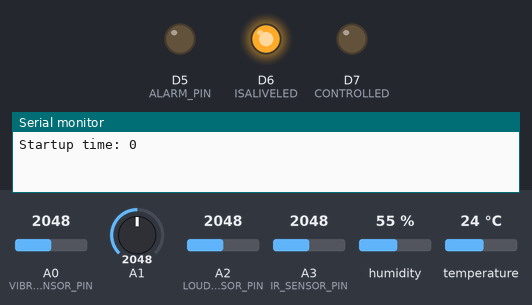
Bench run of a sketch on a simulated Particle Photon. Shown: output pins drawn as LEDs (lit = HIGH), the last lines printed to the serial monitor. Inputs (shaded band) come from the test bench; at power-on: A0 (VIBRATION_SENSOR_PIN) = 2048, A1 = 2048, A2 (LOUDNESS_SENSOR_PIN) = 2048, A3 (IR_SENSOR_PIN) = 2048, humidity 55 %, temperature 24 °C.

Above: at 25.07 s.
At 25.36 s:
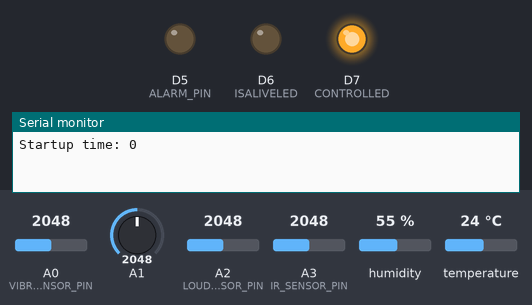
At 25.65 s:
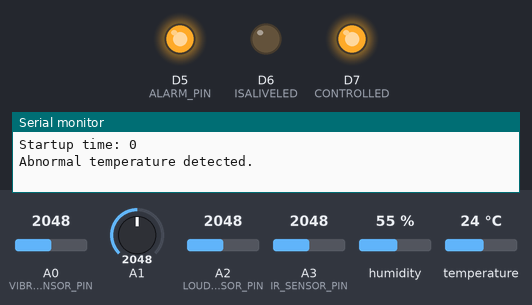
At 28.17 s:
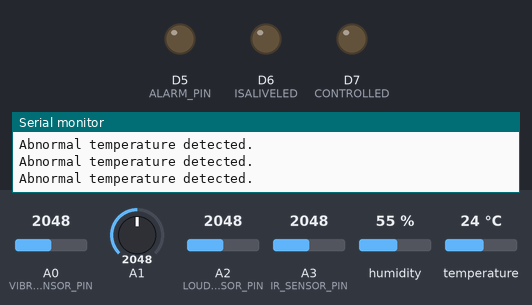
Timing chart, 0 to 28.5 s (numbered marks = the images above):
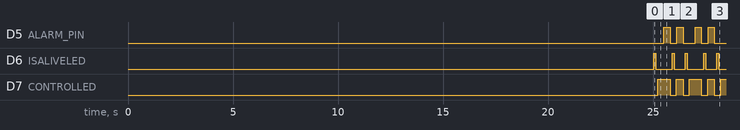

The sketch:

MT-Demo.ino
```cpp
/*
 * Project MT-Demo
 * Description:
 * Author:

 * Date:
 */
 // DHT-22 Temp Sensor
 #include <Adafruit_DHT.h>
 #define DHTTYPE DHT22
 #define DHT_SENSOR_PIN D2
 DHT dht(DHT_SENSOR_PIN, DHTTYPE);

 // SW18020P VIBRATION Sensor
 #define VIBRATION_SENSOR_PIN A0


 // GROVE Loundess Sensor
 #define LOUDNESS_SENSOR_PIN A2


 // Alarm
 #define ALARM_PIN D5

 // IR Sensor
 #include "SharpIR.h"
 #define IR_SENSOR_PIN A3
 #define IR_SENSOR_MODEL 20150
 #include <SharpIR.h>
 SharpIR sharpIR(IR_SENSOR_PIN, IR_SENSOR_MODEL);


 // MQ-2 Air Quality Sensor
 #include "MQ2AirQuality.h"
 #define         MQ_PIN                       (1)     //define which analog input channel you are going to use
 MQ2AirQuality mq2AirQuality(MQ_PIN);


 #define ISALIVELED D6
 #define CONTROLLED D7

 #define DELAY 100
 #define ALARM_DELAY 300


 unsigned long start_time, last_time, last_temp_read_time, last_airquality_read_time, last_distance_read_time, last_sound_read_time, last_publish_time = 0;


 float last_temp_read, last_airquality_read = 0;
 int last_distance_read, last_sound_read = 0;

 struct sensorReadingsType {
     int vibration;
     float temperature;
     int distance;
     int sound;
     float airQuality;
 };

 sensorReadingsType collectSensorData() {
     sensorReadingsType result;

     result.vibration = readVibration();
     result.temperature = readTempAndHumidity();
     result.distance = readDistance();
     result.sound = readSound();
     result.airQuality = readAirQuality();

     return result;
 }

 void analyzeSensorData(sensorReadingsType data) {
     if (data.vibration < 1022) {
         Serial.println("Abnormal vibration detected.");
         Particle.publish("Vibration Alarm");
         soundAlarm();
     }

     if (data.temperature <= 0 || data.temperature >= 33) {
         Serial.println("Abnormal temperature detected.");
         Particle.publish("Temperature Alarm");
         soundAlarm();
     }

     if (data.distance <= 5) {
         Serial.println("Abnormal distance detected.");
         Particle.publish("Distance Alarm");
         soundAlarm();
     }


 }


 void publishDataToCloud(sensorReadingsType data) {
     if (millis() - last_publish_time < 60000){
         return;
     }
     last_publish_time = millis();
     Particle.publish("temperature", String(data.temperature), PRIVATE);
     Particle.publish("vibration", String(data.vibration), PRIVATE);
 }


 void setup() {
     Serial.begin(9600);
     start_time, last_time = millis();
     last_temp_read_time, last_airquality_read_time = -5000;


     Serial.printlnf("Startup time: %lu", start_time);
     Particle.publish("Starting MT-IOT-Pres");

     pinMode(ISALIVELED, OUTPUT);
     pinMode(CONTROLLED, OUTPUT);
     pinMode(ALARM_PIN, OUTPUT);

     dht.begin();
     mq2AirQuality.callibrate();

 }

 void loop() {
     cycleIsAliveLED();


     controlLEDOn();
     sensorReadingsType data = collectSensorData();
     analyzeSensorData(data);
     publishDataToCloud(data);
     controlLEDOff();

     delay(DELAY);
 }


 float readAirQuality() {
     if (millis() - last_airquality_read_time < 1000){
         return last_airquality_read;
     }
     last_airquality_read_time = millis();

     float val = mq2AirQuality.readSensorValue();
     last_airquality_read = val;

     //Serial.printlnf("Air Quality %f ", val);

     return val;
 }


 int readSound() {
     if (millis() - last_sound_read_time < 500){
         return last_sound_read;
     }
     last_sound_read_time = millis();

     int val = analogRead(LOUDNESS_SENSOR_PIN);
     last_sound_read = val;

     //Serial.printlnf("Sound %i ", val);

     return val;
 }


 float readTempAndHumidity() {

     if (millis() - last_temp_read_time < 5000){
         return last_temp_read;
     }
     last_temp_read_time = millis();


     float temperatureC = dht.getTempCelcius();
     float humidity = dht.getHumidity();
     float temperatureF = dht.getTempFarenheit();

     if (isnan(temperatureC) || isnan(humidity) || isnan(temperatureF)) {
         Serial.println("Failed to read DHT sensor!");
         return -100;
     }


     float heatIndex = dht.getHeatIndex();
     float dewPoint = dht.getDewPoint();
     float temperatureK = dht.getTempKelvin();


     last_temp_read = temperatureC;

     //Serial.printlnf("Temperature %f C", temperatureC);

     return temperatureC;
 }

 float readVibration() {
     float result = analogRead(VIBRATION_SENSOR_PIN);

     //Serial.printlnf("Vibration %f", result);

     return result;
 }

 int readDistance() {
     if (millis() - last_distance_read_time < 1000){
         return last_distance_read;
     }
     last_distance_read_time = millis();

     int distance = sharpIR.distance();
     last_distance_read = distance;

     //Serial.printlnf("Distance %i", distance);
     return distance;
 }


 void soundAlarm() {
     digitalWrite(ALARM_PIN, HIGH);
     delay(ALARM_DELAY);
     digitalWrite(ALARM_PIN, LOW);
 }

 void controlLEDOn() {
     //Serial.println("Control LED ON");
     digitalWrite(CONTROLLED, HIGH);
 }

 void controlLEDOff() {
     //Serial.println("Control LED OFF");
     digitalWrite(CONTROLLED, LOW);
 }

 void cycleIsAliveLED() {
     digitalWrite(ISALIVELED, HIGH);
     delay(DELAY);
     digitalWrite(ISALIVELED, LOW);
     delay(DELAY);

     if (millis() - last_time > 300000){
         unsigned long aliveTimeInMin = (((millis() - start_time) / 1000) / 60);

         Serial.printlnf("IsAlive for %lu minutes.", aliveTimeInMin);
         Particle.publish("MT-IOT-Pres IsAlive for minutes", aliveTimeInMin);
         last_time = millis();
     }

 }
```

MQ2AirQuality.cpp
```cpp
/*******************Demo for MQ-2 Gas Sensor Module V1.0*****************************
Support:  Tiequan Shao: support[at]sandboxelectronics.com

Lisence: Attribution-NonCommercial-ShareAlike 3.0 Unported (CC BY-NC-SA 3.0)

Note:    This piece of source code is supposed to be used as a demostration ONLY. More
         sophisticated calibration is required for industrial field application.

                                                    Sandbox Electronics    2011-04-25
************************************************************************************/
#ifdef Arduino
  #include "Arduino.h"
#elif defined(SPARK)
  #include "Particle.h"
  #include "math.h"
#endif
#include "MQ2AirQuality.h"


float           Ro                        =  10;     //Ro is initialized to 10 kilo ohms


/*****************************Globals***********************************************/
float           LPGCurve[3]  =  {2.3,0.21,-0.47};   //two points are taken from the curve.
                                                    //with these two points, a line is formed which is "approximately equivalent"
                                                    //to the original curve.
                                                    //data format:{ x, y, slope}; point1: (lg200, 0.21), point2: (lg10000, -0.59)
float           COCurve[3]  =  {2.3,0.72,-0.34};    //two points are taken from the curve.
                                                    //with these two points, a line is formed which is "approximately equivalent"
                                                    //to the original curve.
                                                    //data format:{ x, y, slope}; point1: (lg200, 0.72), point2: (lg10000,  0.15)
float           SmokeCurve[3] ={2.3,0.53,-0.44};    //two points are taken from the curve.
                                                    //with these two points, a line is formed which is "approximately equivalent"
                                                    //to the original curve.
                                                    //data format:{ x, y, slope}; point1: (lg200, 0.53), point2: (lg10000,  -0.22)
// End of MQ-2 Air Quality Sensor

int mq_pin = 100;

MQ2AirQuality::MQ2AirQuality(int sensorPin) {
    mq_pin = sensorPin;
}


void MQ2AirQuality::callibrate()
{
  int i;
  float val=0;

  for (i=0;i<CALIBARAION_SAMPLE_TIMES;i++) {            //take multiple samples
    val += MQResistanceCalculation(analogRead(mq_pin));
    delay(CALIBRATION_SAMPLE_INTERVAL);
  }
  val = val/CALIBARAION_SAMPLE_TIMES;                   //calculate the average value

  val = val/RO_CLEAN_AIR_FACTOR;                        //divided by RO_CLEAN_AIR_FACTOR yields the Ro
                                                        //according to the chart in the datasheet

  Ro = val;
}


float MQ2AirQuality::readSensorValue() {
    return MQRead(mq_pin)/Ro;
}

float MQ2AirQuality::readLPGppm() {
    return MQGetGasPercentage(readSensorValue(),GAS_LPG);
}

float MQ2AirQuality::readCOppm() {
    return MQGetGasPercentage(readSensorValue(),GAS_CO);
}

float MQ2AirQuality::readSMOKEppm() {
    return MQGetGasPercentage(readSensorValue(),GAS_SMOKE);
}

/***************************** MQCalibration ****************************************
Input:   readingfromMQPin
Output:  Ro of the sensor
Remarks: This function assumes that the sensor is in clean air. It use
         MQResistanceCalculation to calculates the sensor resistance in clean air
         and then divides it with RO_CLEAN_AIR_FACTOR. RO_CLEAN_AIR_FACTOR is about
         10, which differs slightly between different sensors.
************************************************************************************/


/****************** MQResistanceCalculation ****************************************
Input:   raw_adc - raw value read from adc, which represents the voltage
Output:  the calculated sensor resistance
Remarks: The sensor and the load resistor forms a voltage divider. Given the voltage
         across the load resistor and its resistance, the resistance of the sensor
         could be derived.
************************************************************************************/
float MQ2AirQuality::MQResistanceCalculation(int raw_adc)
{
  return ( ((float)RL_VALUE*(1023-raw_adc)/raw_adc));
}

/*****************************  MQRead *********************************************
Input:   mq_pin - analog channel
Output:  Rs of the sensor
Remarks: This function use MQResistanceCalculation to caculate the sensor resistenc (Rs).
         The Rs changes as the sensor is in the different consentration of the target
         gas. The sample times and the time interval between samples could be configured
         by changing the definition of the macros.
************************************************************************************/
float MQ2AirQuality::MQRead(int mq_pin)
{
  int i;
  float rs=0;

  for (i=0;i<READ_SAMPLE_TIMES;i++) {
    rs += MQResistanceCalculation(analogRead(mq_pin));
    delay(READ_SAMPLE_INTERVAL);
  }

  rs = rs/READ_SAMPLE_TIMES;

  return rs;
}


/*****************************  MQGetPercentage **********************************
Input:   rs_ro_ratio - Rs divided by Ro
         pcurve      - pointer to the curve of the target gas
Output:  ppm of the target gas
Remarks: By using the slope and a point of the line. The x(logarithmic value of ppm)
         of the line could be derived if y(rs_ro_ratio) is provided. As it is a
         logarithmic coordinate, power of 10 is used to convert the result to non-logarithmic
         value.
************************************************************************************/
int  MQ2AirQuality::MQGetPercentage(float rs_ro_ratio, float *pcurve)
{
  return (pow(10,( ((log(rs_ro_ratio)-pcurve[1])/pcurve[2]) + pcurve[0])));
}

/*****************************  MQGetGasPercentage **********************************
Input:   rs_ro_ratio - Rs divided by Ro
         gas_id      - target gas type
Output:  ppm of the target gas
Remarks: This function passes different curves to the MQGetPercentage function which
         calculates the ppm (parts per million) of the target gas.
************************************************************************************/
int MQ2AirQuality::MQGetGasPercentage(float rs_ro_ratio, int gas_id)
{
  if ( gas_id == GAS_LPG ) {
     return MQGetPercentage(rs_ro_ratio,LPGCurve);
  } else if ( gas_id == GAS_CO ) {
     return MQGetPercentage(rs_ro_ratio,COCurve);
  } else if ( gas_id == GAS_SMOKE ) {
     return MQGetPercentage(rs_ro_ratio,SmokeCurve);
  }

  return 0;
}
```

MQ2AirQuality.h
```cpp
/*******************Demo for MQ-2 Gas Sensor Module V1.0*****************************
Support:  Tiequan Shao: support[at]sandboxelectronics.com

Lisence: Attribution-NonCommercial-ShareAlike 3.0 Unported (CC BY-NC-SA 3.0)

Note:    This piece of source code is supposed to be used as a demostration ONLY. More
         sophisticated calibration is required for industrial field application.

                                                    Sandbox Electronics    2011-04-25
************************************************************************************/

#ifndef MQ2AirQuality_h
#define MQ2AirQuality_h

#ifdef ARDUINO
  #include "Arduino.h"
#elif defined(SPARK)
  #include "Particle.h"
#endif

/************************Hardware Related Macros************************************/
#define         RL_VALUE                     (5)     //define the load resistance on the board, in kilo ohms
#define         RO_CLEAN_AIR_FACTOR          (9.83)  //RO_CLEAR_AIR_FACTOR=(Sensor resistance in clean air)/RO,
                                                     //which is derived from the chart in datasheet

/***********************Software Related Macros************************************/
#define         CALIBARAION_SAMPLE_TIMES     (50)    //define how many samples you are going to take in the calibration phase
#define         CALIBRATION_SAMPLE_INTERVAL  (500)   //define the time interal(in milisecond) between each samples in the
                                                     //cablibration phase
#define         READ_SAMPLE_INTERVAL         (50)    //define how many samples you are going to take in normal operation
#define         READ_SAMPLE_TIMES            (5)     //define the time interal(in milisecond) between each samples in
                                                     //normal operation

/**********************Application Related Macros**********************************/
#define         GAS_LPG                      (0)
#define         GAS_CO                       (1)
#define         GAS_SMOKE                    (2)


class MQ2AirQuality
{
    public:
        MQ2AirQuality(int sensorPin);
        void callibrate();
        float readSensorValue();
        float readLPGppm();
        float readCOppm();
        float readSMOKEppm();

    private:
        float           Ro;
        float           LPGCurve[3];
        float           COCurve[3] ;
        float           SmokeCurve[3];
        int mq_pi;
        float MQRead(int mq_pin);
        float MQResistanceCalculation(int raw_adc);
        int  MQGetPercentage(float rs_ro_ratio, float *pcurve);
        int MQGetGasPercentage(float rs_ro_ratio, int gas_id);
};
#endif
```

SharpIR.h
```cpp
/*
	SharpIR
	Arduino library for retrieving distance (in cm) from the analog GP2Y0A21Y and GP2Y0A02YK
	From an original version of Dr. Marcal Casas-Cartagena (marcal.casas@gmail.com)

    Version : 1.0 : Guillaume Rico
	https://github.com/guillaume-rico/SharpIR
*/

#ifndef SharpIR_h
#define SharpIR_h

#define NB_SAMPLE 25

#ifdef ARDUINO
  #include "Arduino.h"
#elif defined(SPARK)
  #include "Particle.h"
#endif

class SharpIR
{
  public:

    SharpIR (int irPin, long sensorModel);
    int distance();

  private:

    void sort(int a[], int size);

    int _irPin;
    long _model;
};

#endif
```

Source omitted: SharpIR.cpp (4647 bytes)

Measured:
- by itself, D5 (ALARM_PIN): repeats every 1.5 s: LOW 0.32 s, HIGH 0.30 s, LOW 0.57 s, HIGH 0.30 s
- by itself, D6 (ISALIVELED): repeats every 1.5 s: LOW 0.78 s, HIGH 0.10 s, LOW 0.52 s, HIGH 0.10 s
- by itself, D7 (CONTROLLED): repeats every 1.5 s: LOW 0.30 s, HIGH 0.32 s, LOW 0.30 s, HIGH 0.57 s
